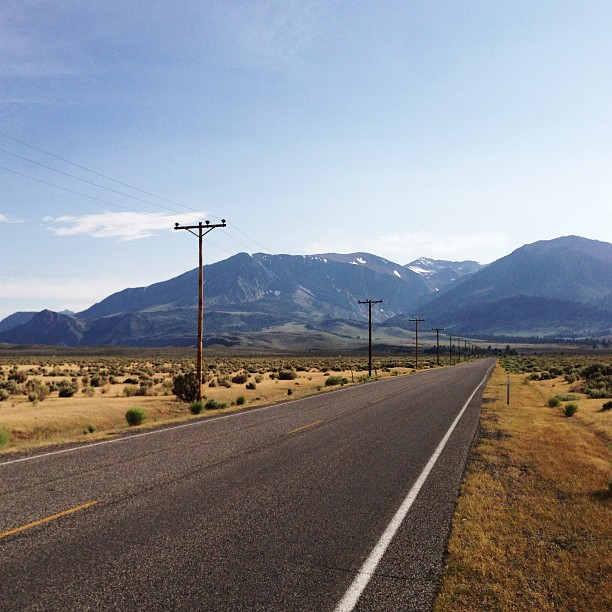
#> input picture mono_road.jpg, 612 x 612 px
$ jupyter execute --allow-errors presentation.2.color.ipynb   (shell and % lines are left out)   (Python 2 division)
#> lines starting #> are read from the running program, lines starting #| are printed output that depends on the picture
[cell 1]
import numpy as np
import scipy as sp
import skimage.io
import skimage.color
import skimage.exposure
import SimpleCV

[cell 2]
import matplotlib.pyplot as plt
plt.rcParams['figure.figsize'] = (16.0, 8.0)

# Color statistics

## RGB histograms

[cell 3]
img = skimage.io.imread( 'mono_road.jpg' )
#> img is the input picture: shape (612, 612, 3); mean R, G, B 134.6, 137, 143.6
img = img.astype( float ) / 255

[cell 4]
plt.imshow( img )

[cell 5]
hist = skimage.exposure.histogram( img.mean(axis=2) )
plt.plot( hist[1], hist[0] )
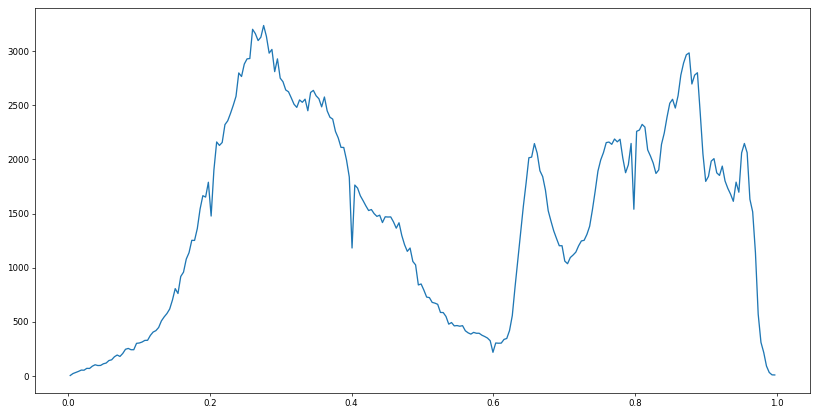
#> figure drawn by matplotlib, 1 panel; curve peaks at x = 0.276, y = 3236

[cell 6]
hist_rgb = [ skimage.exposure.histogram( img[...,i] ) for i in range(3) ]
#> hist_rgb = 3 items

[cell 7]
RGB_COLORS = [ 'r', 'g', 'b' ]
plt.hold( True )
for i in range(3):
    plt.plot( hist_rgb[i][1], hist_rgb[i][0], RGB_COLORS[i] )
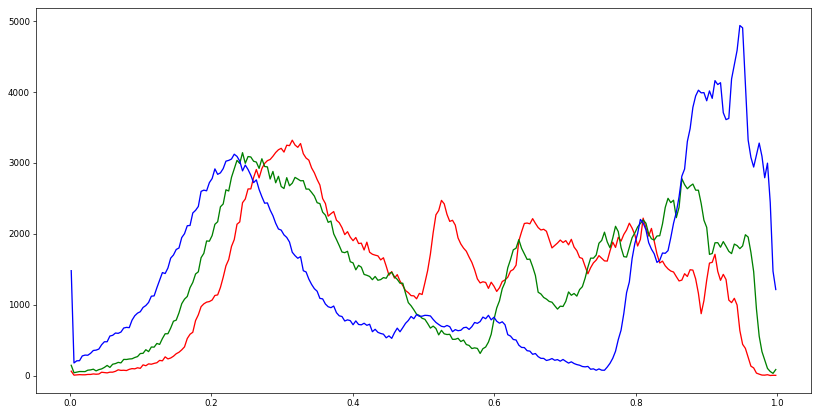
#> figure drawn by matplotlib, 1 panel; curve peaks at x = 0.314, y = 3321; curve peaks at x = 0.244, y = 3145; curve peaks at x = 0.947, y = 4939

#> (a cell that did not finish here is left out)

## HSL and hue peaks

[cell 9]
hsv_img = skimage.color.rgb2hsv( img )
#> hsv_img: shape (612, 612, 3) float64; mean of channels 0, 1, 2 0.369, 0.305, 0.63
lab_img = skimage.color.rgb2lab( img )
#> lab_img: shape (612, 612, 3) float64; mean of channels 0, 1, 2 56.2, 2.2, -2.8

[cell 10]
import SimpleCV
#> (the rest of this cell did not finish here and is left out)

#> (a cell that did not finish here is left out)

#> (a cell that did not finish here is left out)

#> (a cell that did not finish here is left out)

#> (a cell that did not finish here is left out)

## Hue-only image

[cell 15]
# convert to HSV space
hue_only = skimage.color.rgb2hsv( img )

# set saturation and value to uniform .5
hue_only[...,1] = .5
#> hue_only: shape (612, 612, 3) float64; mean of channels 0, 1, 2 0.369, 0.5, 0.63
hue_only[...,2] = .5
#> hue_only: shape (612, 612, 3) float64; mean of channels 0, 1, 2 0.369, 0.5, 0.5

# convert back
hue_only_rgb = skimage.color.hsv2rgb( hue_only )
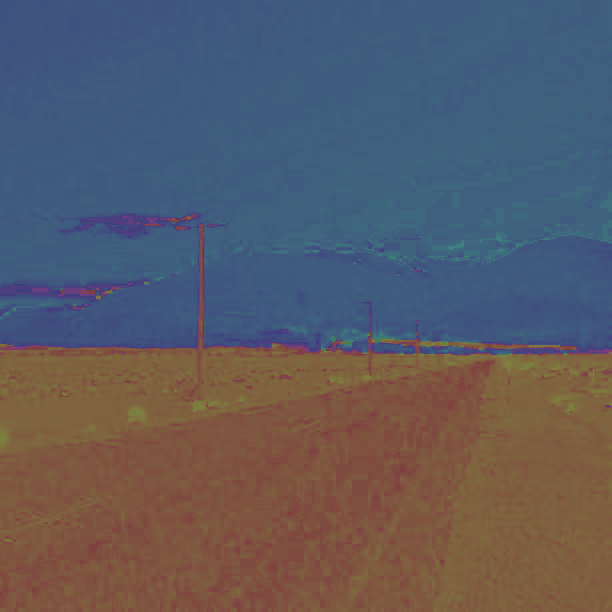
#> hue_only_rgb: shape (612, 612, 3) float64; mean R, G, B 0.359, 0.357, 0.392

# plot
plt.imshow( hue_only_rgb )

[cell 16]
print hsv_img.dtype
#| float64
print hue_only_rgb.dtype
#| float64

[cell 17]
plt.imshow( hue_only_rgb )

## Image color space visualization

[cell 18]
rgbTriples = []
#> (the rest of this cell did not finish here and is left out)

[cell 19]
from mpl_toolkits.mplot3d import Axes3D
fig = plt.figure()
ax = fig.add_subplot(111, projection='3d')
#> (the rest of this cell did not finish here and is left out)

[cell 20]
labTriples = []
#> (the rest of this cell did not finish here and is left out)

[cell 21]
flower = skimage.io.imread( 'macro-flower.jpg' )
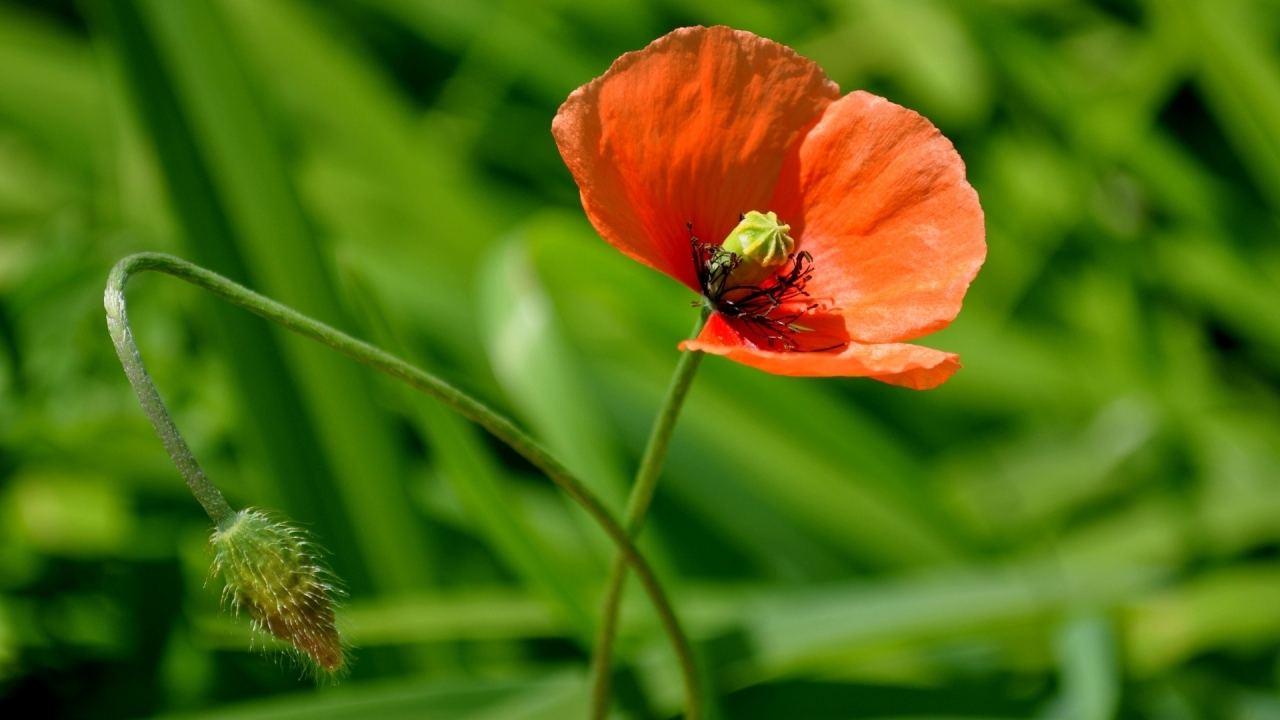
#> input picture macro-flower.jpg, 1280 x 720 px
#> flower is the input picture: shape (720, 1280, 3); mean R, G, B 82.4, 109.6, 15.7
plt.imshow( flower )

[cell 22]
labflower = skimage.color.rgb2lab( flower )
#> labflower: shape (720, 1280, 3) float64; mean of channels 0, 1, 2 43.5, -22.4, 44.4

rgb_points = []
lab_points = []

for i in range( 0, flower.shape[0], 20 ):
    for j in range( 0, flower.shape[1], 20 ):
        rgb_points += [ flower[i,j,...].astype(float) / 255. ]
        lab_points += [ labflower[i,j,...] ]
#> after the loop, lab_points = 2304 items, first 6: [18.78, -22.8, 26.11], [10.82, -19.25, 15.34], [6.4, -12.15, 8.13], [6.36, -12.43, 8.88], [16.98, -22.72, 23.91], [23.31, -29.04, 31.03]; rgb_points = 2304 items, first 6: [0.0784, 0.208, 0], [0.0196, 0.137, 0.00392], [0.00392, 0.098, 0.0118], [0.00392, 0.098, 0.00392], [0.0588, 0.192, 0], [0.0627, 0.255, 0]

Xsm, Ysm, Zsm = zip( *rgb_points )
#> Xsm = 2304 values, max 1 at index 363, min 0 at index 68, mean 0.324; Ysm = 2304 values, max 0.894 at index 805, min 0 at index 931, mean 0.43; Zsm = 2304 values, max 0.808 at index 966, min 0 at index 0, mean 0.0609
Xsl, Ysl, Zsl = zip( *lab_points )
#> Xsl = 2304 values, max 88.6 at index 805, min 0 at index 2241, mean 43.61; Ysl = 2304 values, max 78.19 at index 1060, min -40.95 at index 993, mean -22.43; Zsl = 2304 values, max 69.51 at index 1190, min 0 at index 2241, mean 44.55

[cell 23]
plt.rcParams['figure.figsize'] = (10.0, 10.0)
fig = plt.figure()
ax = fig.add_subplot(111, projection='3d')
ax.scatter( Xsm, Ysm, Zsm, s=20, c=rgb_points )
plt.rcParams['figure.figsize'] = (16.0, 8.0)
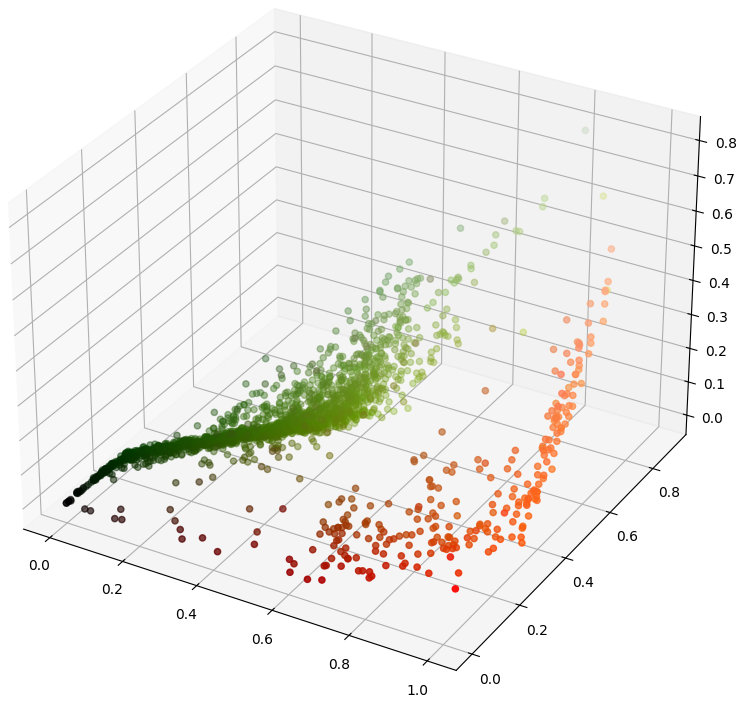
#> figure drawn by matplotlib, 1 panel
